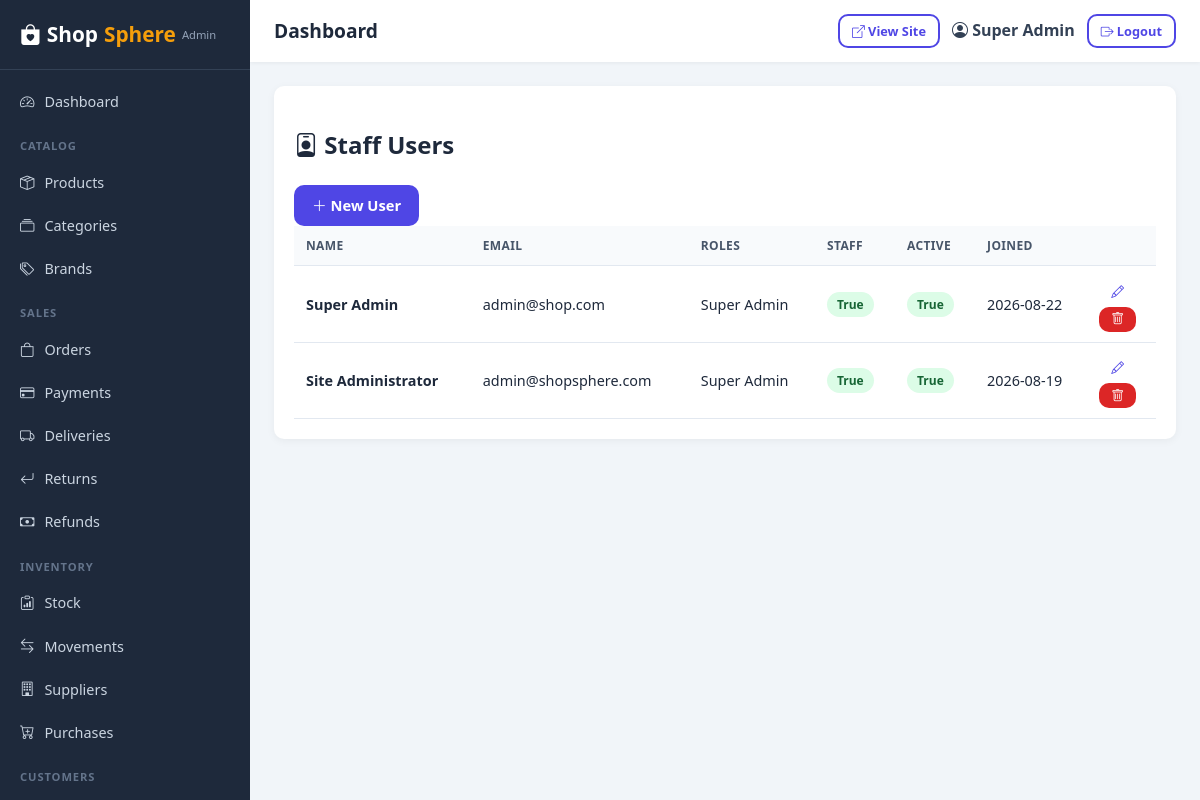
The app's page /admin/users (signed in) with its own data.
### app/models/user.py (models this page shows, shortened)
class User(UserMixin, db.Model):
    __tablename__ = 'users'
    id = db.Column(db.Integer, primary_key=True)
    full_name = db.Column(db.String(120), nullable=False)
    email = db.Column(db.String(120), unique=True, nullable=False, index=True)
    phone = db.Column(db.String(30), nullable=True, index=True)
    password_hash = db.Column(db.String(255), nullable=False)
    avatar = db.Column(db.String(255), nullable=True)
    is_active = db.Column(db.Boolean, default=True)
    is_verified = db.Column(db.Boolean, default=False)
    is_staff = db.Column(db.Boolean, default=False)
    last_login = db.Column(db.DateTime)
    reset_token = db.Column(db.String(100), nullable=True)
    reset_token_expires = db.Column(db.DateTime)
    created_at = db.Column(db.DateTime, default=datetime.utcnow)
    updated_at = db.Column(db.DateTime, default=datetime.utcnow, onupdate=datetime.utcnow)
    roles = db.relationship('Role', secondary=user_roles, back_populates='users', lazy='selectin')
    addresses = db.relationship('Address', backref='customer', lazy='dynamic', cascade='all, delete-orphan')
    orders = db.relationship('Order', backref='customer', lazy='dynamic', foreign_keys='Order.customer_id')
    reviews = db.relationship('Review', backref='customer', lazy='dynamic', foreign_keys='Review.customer_id')
    return_requests = db.relationship('ReturnRequest', backref='customer', lazy='dynamic', foreign_keys='ReturnRequest.customer_id')
    support_tickets = db.relationship('SupportTicket', backref='customer', lazy='dynamic', foreign_keys='SupportTicket.customer_id')
    notifications = db.relationship('Notification', backref='user', lazy='dynamic', cascade='all, delete-orphan')
    loyalty_transactions = db.relationship('LoyaltyTransaction', backref='user', lazy='dynamic', cascade='all, delete-orphan')
    def has_role(self, role_name):
        return any(r.name == role_name for r in self.roles)
    def has_permission(self, perm_name):
        if self.has_role('Super Admin'):
            return True
        for r in self.roles:
            for p in r.permissions:
                if p.name == perm_name:
                    return True
        return False
    @property
    def display_roles(self):
        return ', '.join(r.name for r in self.roles) if self.roles else ('Customer' if not self.is_staff else 'Staff')

class Role(db.Model):
    __tablename__ = 'roles'
    id = db.Column(db.Integer, primary_key=True)
    name = db.Column(db.String(60), unique=True, nullable=False)
    description = db.Column(db.String(255))
    created_at = db.Column(db.DateTime, default=datetime.utcnow)
    permissions = db.relationship('Permission', backref='role', lazy='joined')
    users = db.relationship('User', secondary=user_roles, back_populates='roles', lazy='selectin')

### app/routes/admin.py (the view)
@admin_bp.route('/users')
@permission_required('manage_users')
def users():
    users = User.query.order_by(desc(User.created_at)).all()
    return render_template('admin/users.html', users=users)

### app/utils/helpers.py (called while the page is built)
def settings_value(key, default=None):
    from app.models.content import Setting
    cached = getattr(current_app, '_settings_cache', None)
    if cached is None:
        cached = {s.key: s.value for s in Setting.query.all()}
        current_app._settings_cache = cached
    return cached.get(key, default)

### app/templates/admin/users.html (shortened to what this page needs)
{% extends "admin/base.html" %}
{% block content %}
<div class="admin-panel">
  <div class="admin-panel-head">
    <h2><i class="bi bi-person-badge"></i> Staff Users</h2>
    <a href="{{ url_for('admin.user_new') }}" class="btn btn-primary"><i class="bi bi-plus-lg"></i> New User</a>
  </div>
  <table class="admin-table">
    <thead><tr><th>Name</th><th>Email</th><th>Roles</th><th>Staff</th><th>Active</th><th>Joined</th><th></th></tr></thead>
    <tbody>
      {% for u in users %}
      <tr>
        <td><strong>{{ u.full_name }}</strong></td>
        <td>{{ u.email }}</td>
        <td>{{ u.display_roles }}</td>
        <td><span class="badge bg-{{ 'success' if u.is_staff else 'secondary' }}">{{ u.is_staff }}</span></td>
        <td><span class="badge bg-{{ 'success' if u.is_active else 'danger' }}">{{ u.is_active }}</span></td>
        <td>{{ u.created_at.strftime('%Y-%m-%d') }}</td>
        <td class="text-end">
          <a href="{{ url_for('admin.user_edit', user_id=u.id) }}" class="btn btn-sm btn-light"><i class="bi bi-pencil"></i></a>
          <form method="POST" action="{{ url_for('admin.user_delete', user_id=u.id) }}" class="d-inline">
            <button class="btn btn-sm btn-danger" onclick="return confirm('Delete user?')"><i class="bi bi-trash"></i></button>
          </form>
        </td>
      </tr>
      {% else %}
      <tr><td colspan="7" class="text-center text-muted">No users.</td></tr>
      {% endfor %}
    </tbody>
  </table>
</div>
{% endblock %}

### app/templates/admin/base.html (shortened to what this page needs)
<!DOCTYPE html>
<html lang="en">
<head>
  <link rel="stylesheet" href="{{ url_for('static', filename='css/style.css') }}">
  <link rel="stylesheet" href="{{ url_for('static', filename='css/admin.css') }}">
  <link rel="stylesheet" href="https://cdn.jsdelivr.net/npm/bootstrap-icons@1.11.1/font/bootstrap-icons.css">
</head>
<body class="admin-body">
  <div class="admin-layout">
    <aside class="admin-sidebar">
      <div class="admin-logo">
        <a href="{{ url_for('admin.dashboard') }}"><i class="bi bi-bag-heart-fill"></i> Shop<span>Sphere</span> <small>Admin</small></a>
      </div>
      <nav class="admin-nav">
        <a href="{{ url_for('admin.dashboard') }}" class="{{ 'active' if request.endpoint == 'admin.dashboard' }}"><i class="bi bi-speedometer2"></i> Dashboard</a>
        <div class="nav-group">Catalog</div>
        <a href="{{ url_for('admin.products') }}" class="{{ 'active' if 'product' in request.endpoint }}"><i class="bi bi-box-seam"></i> Products</a>
        <a href="{{ url_for('admin.categories') }}" class="{{ 'active' if request.endpoint == 'admin.categories' }}"><i class="bi bi-collection"></i> Categories</a>
        <a href="{{ url_for('admin.brands') }}" class="{{ 'active' if request.endpoint == 'admin.brands' }}"><i class="bi bi-tags"></i> Brands</a>
        <div class="nav-group">Sales</div>
        <a href="{{ url_for('admin.orders') }}" class="{{ 'active' if request.endpoint == 'admin.orders' }}"><i class="bi bi-bag"></i> Orders</a>
        <a href="{{ url_for('admin.payments') }}" class="{{ 'active' if request.endpoint == 'admin.payments' }}"><i class="bi bi-credit-card"></i> Payments</a>
        <a href="{{ url_for('admin.deliveries') }}" class="{{ 'active' if request.endpoint == 'admin.deliveries' }}"><i class="bi bi-truck"></i> Deliveries</a>
        <a href="{{ url_for('admin.returns') }}" class="{{ 'active' if request.endpoint == 'admin.returns' }}"><i class="bi bi-arrow-return-left"></i> Returns</a>
        <a href="{{ url_for('admin.refunds') }}" class="{{ 'active' if request.endpoint == 'admin.refunds' }}"><i class="bi bi-cash"></i> Refunds</a>
        <div class="nav-group">Inventory</div>
        <a href="{{ url_for('admin.inventory') }}" class="{{ 'active' if request.endpoint == 'admin.inventory' }}"><i class="bi bi-clipboard-data"></i> Stock</a>
        <a href="{{ url_for('admin.inventory_movements') }}" class="{{ 'active' if request.endpoint == 'admin.inventory_movements' }}"><i class="bi bi-arrow-left-right"></i> Movements</a>
        <a href="{{ url_for('admin.suppliers') }}" class="{{ 'active' if request.endpoint == 'admin.suppliers' }}"><i class="bi bi-building"></i> Suppliers</a>
        <a href="{{ url_for('admin.purchases') }}" class="{{ 'active' if request.endpoint == 'admin.purchases' }}"><i class="bi bi-cart-plus"></i> Purchases</a>
        <div class="nav-group">Customers</div>
        <a href="{{ url_for('admin.customers') }}" class="{{ 'active' if request.endpoint == 'admin.customers' }}"> Customers</a>
      </nav>
    </aside>
    <div class="admin-main">
      <header class="admin-header">
        <div class="admin-header-left">
          <span class="admin-page-title">{% block page_title %}Dashboard{% endblock %}</span>
        </div>
        <div class="admin-header-right">
          <a href="{{ url_for('main.home') }}" target="_blank" class="btn btn-outline btn-sm"><i class="bi bi-box-arrow-up-right"></i> View Site</a>
          <span class="admin-user"><i class="bi bi-person-circle"></i> {{ current_user.full_name }}</span>
          <a href="{{ url_for('auth.logout') }}" class="btn btn-outline btn-sm"><i class="bi bi-box-arrow-right"></i> Logout</a>
        </div>
      </header>
      <div class="admin-content">
        {% block content %}{% endblock %}
      </div>
    </div>
  </div>
</body>
</html>

### app/static/css/style.css (style rules this page uses)
:root { --primary: #4f46e5; --primary-dark: #4338ca; --secondary: #0ea5e9; --accent: #f59e0b; --success: #16a34a; --danger: #dc2626; --warning: #d97706; --dark: #1e293b; --light: #f8fafc; --muted: #64748b; --border: #e2e8f0; --radius: 10px; --shadow: 0 2px 12px rgba(0, 0, 0, .08); }
* { box-sizing: border-box; }
body { font-family: 'Segoe UI', system-ui, -apple-system, sans-serif; color: var(--dark); background: #f4f6fb; margin: 0; line-height: 1.6; }
a { color: var(--primary); text-decoration: none; }
.btn { display: inline-block; padding: 9px 18px; border-radius: var(--radius); border: none; font-weight: 600; cursor: pointer; font-size: .92rem; transition: all .15s; text-align: center; }
.btn-primary { background: var(--primary); color: #fff; }
.btn-danger { background: var(--danger); color: #fff; }
.btn-outline { background: transparent; border: 2px solid var(--primary); color: var(--primary); }
.btn-sm { padding: 5px 12px; font-size: .8rem; }
.badge { display: inline-block; padding: 3px 10px; border-radius: 20px; font-size: .75rem; font-weight: 600; }
.bg-success { background: #dcfce7; color: #166534; }

### app/static/css/admin.css (style rules this page uses)
.admin-body { background: #f1f5f9; margin: 0; }
.admin-layout { display: flex; min-height: 100vh; }
.admin-sidebar { width: 250px; background: #1e293b; color: #cbd5e1; position: fixed; top: 0; left: 0; bottom: 0; overflow-y: auto; transition: transform .2s; z-index: 1000; }
.admin-logo { padding: 18px 20px; border-bottom: 1px solid #334155; }
.admin-logo a { color: #fff; font-size: 1.3rem; font-weight: 800; display: flex; align-items: center; gap: 6px; }
.admin-logo a span { color: #f59e0b; }
.admin-logo small { font-size: .7rem; color: #94a3b8; font-weight: 500; }
.admin-nav { padding: 10px 0; }
.admin-nav a { display: flex; align-items: center; gap: 10px; padding: 10px 20px; color: #cbd5e1; font-size: .9rem; font-weight: 500; }
.admin-nav .nav-group { padding: 14px 20px 6px; font-size: .7rem; text-transform: uppercase; letter-spacing: .08em; color: #64748b; font-weight: 700; }
.admin-main { flex: 1; margin-left: 250px; display: flex; flex-direction: column; }
.admin-header { background: #fff; padding: 14px 24px; display: flex; justify-content: space-between; align-items: center; box-shadow: 0 1px 4px rgba(0, 0, 0, .06); position: sticky; top: 0; z-index: 100; }
.admin-header-left { display: flex; align-items: center; gap: 14px; }
.admin-page-title { font-size: 1.2rem; font-weight: 700; color: #1e293b; }
.admin-header-right { display: flex; align-items: center; gap: 12px; }
.admin-user { font-weight: 600; color: #334155; }
.admin-content { padding: 24px; }
.admin-panel { background: #fff; border-radius: 10px; box-shadow: 0 2px 8px rgba(0, 0, 0, .05); padding: 20px; margin-bottom: 20px; }
.admin-table { width: 100%; border-collapse: collapse; }
.admin-table th, .admin-table td { padding: 10px 12px; text-align: left; border-bottom: 1px solid #e2e8f0; font-size: .9rem; }
.admin-table th { background: #f8fafc; font-weight: 600; color: #475569; text-transform: uppercase; font-size: .75rem; letter-spacing: .03em; }

### records on screen
User: full_name "Super Admin", email "admin@shop.com", display_roles "Super Admin", is_staff "True", is_active "True", created_at "2026-08-22"
User: full_name "Site Administrator", email "admin@shopsphere.com", display_roles "Super Admin", is_staff "True", is_active "True", created_at "2026-08-19"
